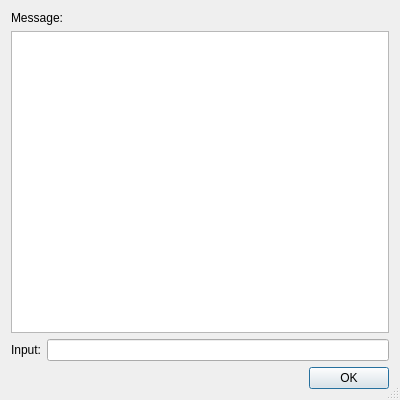
<?xml version="1.0" encoding="UTF-8"?>
<ui version="4.0">
 <class>HgClientPromptDialog</class>
 <widget class="QDialog" name="HgClientPromptDialog">
  <property name="geometry">
   <rect>
    <x>0</x>
    <y>0</y>
    <width>400</width>
    <height>400</height>
   </rect>
  </property>
  <property name="windowTitle">
   <string>Mercurial Client Input</string>
  </property>
  <property name="sizeGripEnabled">
   <bool>true</bool>
  </property>
  <layout class="QGridLayout" name="gridLayout">
   <item row="0" column="0" colspan="2">
    <widget class="QLabel" name="label">
     <property name="text">
      <string>Message:</string>
     </property>
    </widget>
   </item>
   <item row="1" column="0" colspan="2">
    <widget class="QPlainTextEdit" name="messageEdit">
     <property name="toolTip">
      <string>Shows the message sent by the Mercurial server</string>
     </property>
     <property name="tabChangesFocus">
      <bool>true</bool>
     </property>
     <property name="readOnly">
      <bool>true</bool>
     </property>
    </widget>
   </item>
   <item row="2" column="0">
    <widget class="QLabel" name="label_2">
     <property name="text">
      <string>Input:</string>
     </property>
    </widget>
   </item>
   <item row="2" column="1">
    <widget class="QLineEdit" name="inputEdit">
     <property name="toolTip">
      <string>Enter the response to be sent to the Mercurial server</string>
     </property>
    </widget>
   </item>
   <item row="3" column="0" colspan="2">
    <widget class="QDialogButtonBox" name="buttonBox">
     <property name="orientation">
      <enum>Qt::Horizontal</enum>
     </property>
     <property name="standardButtons">
      <set>QDialogButtonBox::Ok</set>
     </property>
    </widget>
   </item>
  </layout>
 </widget>
 <tabstops>
  <tabstop>inputEdit</tabstop>
  <tabstop>buttonBox</tabstop>
  <tabstop>messageEdit</tabstop>
 </tabstops>
 <resources/>
 <connections>
  <connection>
   <sender>buttonBox</sender>
   <signal>accepted()</signal>
   <receiver>HgClientPromptDialog</receiver>
   <slot>accept()</slot>
   <hints>
    <hint type="sourcelabel">
     <x>248</x>
     <y>254</y>
    </hint>
    <hint type="destinationlabel">
     <x>157</x>
     <y>274</y>
    </hint>
   </hints>
  </connection>
  <connection>
   <sender>buttonBox</sender>
   <signal>rejected()</signal>
   <receiver>HgClientPromptDialog</receiver>
   <slot>reject()</slot>
   <hints>
    <hint type="sourcelabel">
     <x>316</x>
     <y>260</y>
    </hint>
    <hint type="destinationlabel">
     <x>286</x>
     <y>274</y>
    </hint>
   </hints>
  </connection>
 </connections>
</ui>
